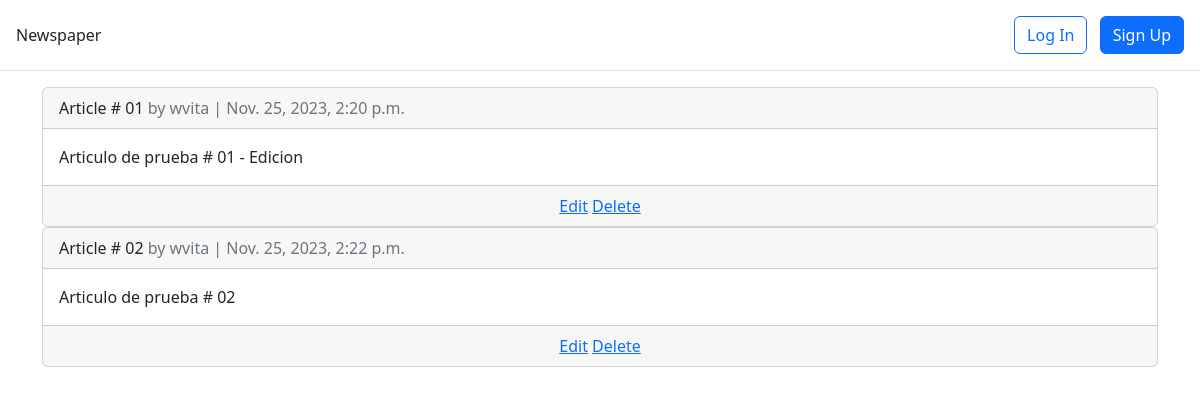
The page /articles/ on the database as committed earlier.
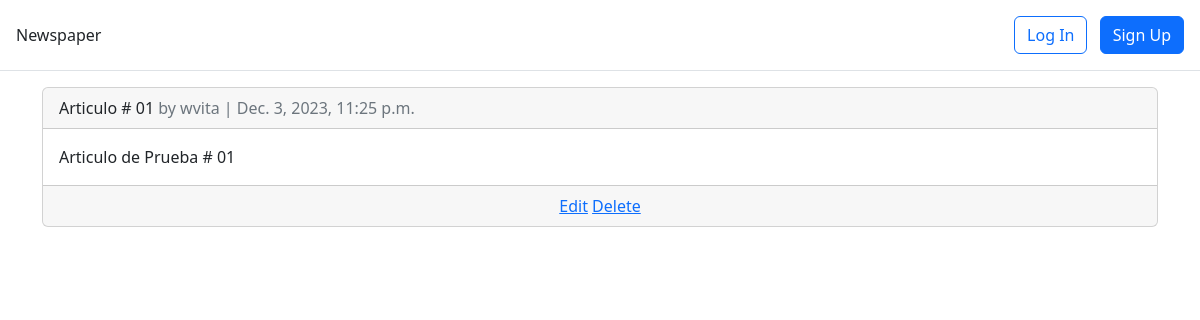
The same page on the database as committed later.
### articles/models.py (models this page shows, shortened)
class Article(models.Model):
    author = models.ForeignKey(
        settings.AUTH_USER_MODEL,
        on_delete=models.CASCADE)
    title = models.CharField(max_length=255)
    body = models.TextField()
    date = models.DateTimeField(auto_now_add=True)

### accounts/models.py (models this page shows)
class CustomUser (AbstractUser):
    age = models.PositiveIntegerField(null=True, blank=True)

### articles/views.py (the view)
# urls.py: path('', ArticleListView.as_view(), name='article_list'),
class ArticleListView(ListView):
    model = Article
    template_name = 'article_list.html'

### templates/article_list.html (shortened to what this page needs)
{% extends "base.html" %}
{% block content %}
    {% for article in article_list %}
        <div class="card">
            <div class="card-header">
                <span class="font-weight-bold">{{ article.title }}</span>
                <span class="text-muted">by {{ article.author }} |
                {{article.date }}
                </span>
            </div>
            <div class="card-body">
                {{ article.body }}
            </div>
            <div class="card-footer text-center text-muted">
            <a href="{% url 'article_edit' article.pk %}">Edit</a>
            <a href="{% url 'article_delete' article.pk %}">Delete</a>
            </div>
        </div>
    {% endfor %}
{% endblock content %}

### templates/base.html (shortened to what this page needs)
<!DOCTYPE html>
<html>
<head>
  <link href="https://cdn.jsdelivr.net/npm/bootstrap@5.2.3/dist/css/bootstrap.min.css" rel="stylesheet"
>
</head>
<body>
  <header class="p-3 mb-3 border-bottom">
    <div class="d-flex flex-wrap align-items-center justify-content-center
        justify-content-lg-start">
      <a class="navbar-brand" href="{% url 'home' %}">Newspaper</a>
        {% if user.is_authenticated %}
        <li><a href="#" class="nav-link px-2 link-dark">+ New</a></li>
      </ul>
      <div class="dropdown text-end">
        <a href="#" class="d-block link-dark text-decoration-none dropdown-toggle" id="dropdownUser1"
          data-bs-toggle="dropdown" aria-expanded="false">
          {{ user.username }}
        </a>
        <ul class="dropdown-menu text-small" aria-labelledby="dropdownUser1">
          <li><a class="dropdown-item" href="{% url 'password_change' %}">
              Change password</a></li>
          <li><a class="dropdown-item" href="{% url 'logout' %}">Log Out</a></li>
        </ul>
      </div>
      {% else %}
      <div class="text-end">
        <a href="{% url 'login' %}" class="btn btn-outline-primary me-2">
          Log In</a>
        <a href="{% url 'signup' %}" class="btn btn-primary">Sign Up</a>
      </div>
      {% endif %}
    </div>
  </header>
  <main>
    <div class="container">
      {% block content %}
      {% endblock content %}
    </div>
  </main>
</body>
</html>

Rows that differ between the two databases and show on the page:
removed Article: title "Article # 01", author "wvita", date "Nov. 25, 2023, 2:20 p.m.", body "Articulo de prueba # 01 - Edicion"
removed Article: title "Article # 02", author "wvita", date "Nov. 25, 2023, 2:22 p.m.", body "Articulo de prueba # 02"
added Article: title "Articulo # 01", author "wvita", date "Dec. 3, 2023, 11:25 p.m.", body "Articulo de Prueba # 01"
